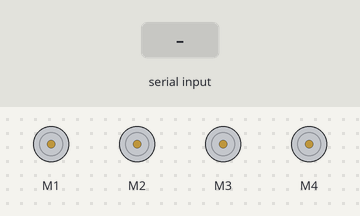
The sketch below on a simulated Arduino Uno, built with avr-gcc and run on an emulated ATmega328P. Shown: 4 × DC motor (green arrow = forward, orange = backward, longer = faster). The inputs (shaded band) are chosen by the test bench. What the sketch prints to the serial monitor is not drawn.

Above: at 1.2 s.
1.3 s: "F,45\n" received over Serial
At 1.9 s:
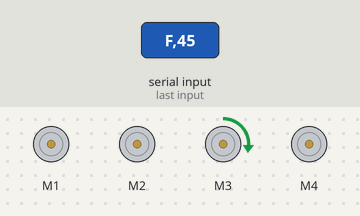
4.3 s: "V4\n" received over Serial
5.8 s: "P90\n" received over Serial
Timing chart, 0 to 8.8 s (numbered marks = the images above; inputs shaded):
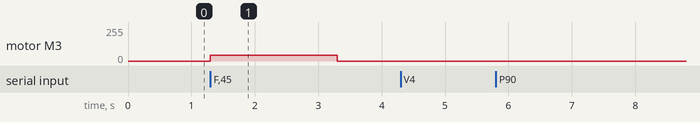

The sketch:

PedalHaptic.ino
```cpp
// PitApex / Pedal Haptic v4 - Arduino Uno + L293D Motor Shield (Adafruit Motor Shield V1 / AFMotor)
// 4 MOTOR CIKISI: M1, M2, M3, M4. Her cikis PC'den secilen bir ise baglanir: pedal titresim motoru VEYA fan.
//
// Komutlar (satir sonu '\n' ile):
//   M<1-4>,<guc 0-255>,<frekans x10 Hz>,<darbe orani %>   ornek: M3,200,120,50  (M3, 12.0 Hz, %50)
//        frekans 0 = surekli titresim. Her motorun KENDI 150 ms zaman asimi vardir (komut gelmezse o motor durur).
//   F<1-4>,<0-255>   FAN hizi, secilen cikista            ornek: F4,128  (M4'teki fan %50)
//        Fan icin ayri zaman asimi vardir (FAN_TIMEOUT_MS). PC surekli F komutu gonderir; USB kopar / program
//        kapanirsa fan FAN_TIMEOUT_MS sonra durur.
//   F,<0-255>        ESKI bicim (v3 uyumu): LEGACY_FAN_MOTOR cikisindaki fan.
//   Q<0-3>           M1+M2 PWM frekansi: 0=1kHz 1=2kHz 2=8kHz 3=64kHz
//   P  -> "P" cevabi (gecikme olcumu)     V -> "V4" cevabi (kod surumu)
//
// Bir cikista hem titresim hem fan komutu varsa hizlisi uygulanir (max). PC arayuzu ayni cikisi iki isle
// birden kullanmanizi UYARIR; bir cikis fiziksel olarak tek cihaza baglanmalidir.
// M3 ve M4 PWM frekansi SABITTIR (~1 kHz, MOTOR34_1KHZ). 8/64 kHz secenekleri Timer0 hizini degistirip
// millis()/micros() zamanlamasini bozacagi icin BILEREK kullanilmaz. Q komutu yalniz M1/M2'yi etkiler.

#include <AFMotor.h>

#define FW_VERSION 4
#define NMOTORS 4

#define LEGACY_FAN_MOTOR 3        // yalniz eski "F,<hiz>" komutu icin (1-4)
#define MOTOR_TIMEOUT_MS 150
#define FAN_TIMEOUT_MS 2000

const uint8_t PWM_CODES[4] = { MOTOR12_1KHZ, MOTOR12_2KHZ, MOTOR12_8KHZ, MOTOR12_64KHZ };

AF_DCMotor motors[NMOTORS] = {
  AF_DCMotor(1, MOTOR12_1KHZ), AF_DCMotor(2, MOTOR12_1KHZ),
  AF_DCMotor(3, MOTOR34_1KHZ), AF_DCMotor(4, MOTOR34_1KHZ)
};

uint8_t       intensity[NMOTORS]  = {0, 0, 0, 0};
uint16_t      freq10[NMOTORS]     = {0, 0, 0, 0};
uint8_t       duty[NMOTORS]       = {50, 50, 50, 50};
int16_t       lastSpeed[NMOTORS]  = {-1, -1, -1, -1};
bool          outputOn[NMOTORS]   = {false, false, false, false};
bool          wasActive[NMOTORS]  = {false, false, false, false};
uint32_t      phaseStart[NMOTORS] = {0, 0, 0, 0};
unsigned long lastCmd[NMOTORS]    = {0, 0, 0, 0};

uint8_t       fanSpeed[NMOTORS]   = {0, 0, 0, 0};
unsigned long lastFanCmd[NMOTORS] = {0, 0, 0, 0};

char buf[32];
uint8_t len = 0;

void applyMotor(uint8_t m) {
  int16_t sp = outputOn[m] ? intensity[m] : 0;
  if (fanSpeed[m] > sp) sp = fanSpeed[m];
  if (sp != lastSpeed[m]) {
    lastSpeed[m] = sp;
    motors[m].setSpeed(sp);
  }
}

void setPwmCode(uint8_t c) {
  motors[0] = AF_DCMotor(1, PWM_CODES[c]);
  motors[1] = AF_DCMotor(2, PWM_CODES[c]);
  for (uint8_t i = 0; i < 2; i++) {
    motors[i].setSpeed(0);
    motors[i].run(FORWARD);
    lastSpeed[i] = -1;
  }
}

void parseLine() {
  buf[len] = 0;
  if (buf[0] == 'P') { Serial.println('P'); return; }
  if (buf[0] == 'V') { Serial.print('V'); Serial.println(FW_VERSION); return; }
  if (buf[0] == 'Q') {
    int c = atoi(buf + 1);
    if (c >= 0 && c < 4) setPwmCode(c);
    return;
  }
  if (buf[0] == 'F') {                       // fan: "F<1-4>,<hiz>" veya eski "F,<hiz>"
    int idx = LEGACY_FAN_MOTOR - 1;                       // "F,<hiz>" (eski bicim)
    if (buf[1] >= '1' && buf[1] <= '4') idx = buf[1] - '1';
    else if (buf[1] != ',' && buf[1] != 0) return;        // "F9,10" gibi gecersiz cikis: yok say
    char* q = strchr(buf, ',');
    int v = atoi(q ? q + 1 : buf + 1);
    fanSpeed[idx] = constrain(v, 0, 255);
    lastFanCmd[idx] = millis();
    return;
  }
  if (buf[0] != 'M') return;
  int m = buf[1] - '1';
  if (m < 0 || m >= NMOTORS) return;
  char* p = strchr(buf, ',');
  if (!p) return;
  int s = atoi(p + 1);
  p = strchr(p + 1, ',');
  if (!p) return;
  int f = atoi(p + 1);
  int d = 50;
  p = strchr(p + 1, ',');
  if (p) d = atoi(p + 1);
  intensity[m] = constrain(s, 0, 255);
  freq10[m]    = constrain(f, 0, 1000);
  duty[m]      = constrain(d, 5, 95);
  lastCmd[m]   = millis();
}

void setup() {
  Serial.begin(115200);
  for (uint8_t i = 0; i < NMOTORS; i++) {
    motors[i].setSpeed(0);
    motors[i].run(FORWARD);
    lastCmd[i] = millis();
    lastFanCmd[i] = millis();
  }
}

void loop() {
  while (Serial.available()) {
    char c = Serial.read();
    if (c == '\n') { parseLine(); len = 0; }
    else if (c != '\r' && len < sizeof(buf) - 1) buf[len++] = c;
  }

  unsigned long nowMs = millis();
  uint32_t nowUs = micros();
  for (uint8_t i = 0; i < NMOTORS; i++) {
    if (nowMs - lastCmd[i] > MOTOR_TIMEOUT_MS) intensity[i] = 0;       // titresim motoru guvenlik zaman asimi
    if (nowMs - lastFanCmd[i] > FAN_TIMEOUT_MS) fanSpeed[i] = 0;       // fan icin ayri guvenlik zaman asimi
    if (intensity[i] == 0) {
      outputOn[i] = false;
      wasActive[i] = false;
    } else {
      if (!wasActive[i]) { wasActive[i] = true; phaseStart[i] = nowUs; }  // darbe hep ACIK baslar
      if (freq10[i] == 0) {
        outputOn[i] = true;
      } else {
        uint32_t period = 10000000UL / freq10[i];          // mikrosaniye
        uint32_t onTime = period * duty[i] / 100;
        uint32_t el = nowUs - phaseStart[i];
        if (el >= period) { phaseStart[i] = nowUs; el = 0; }
        outputOn[i] = el < onTime;
      }
    }
    applyMotor(i);
  }
}
```

Measured:
- after the input at 1.3 s, motor M3: stopped → forward 45/255 at once, → stopped 2.0 s later
- after the input at 4.3 s, every drawn part: stays the same
- after the input at 5.8 s, every drawn part: stays the same
